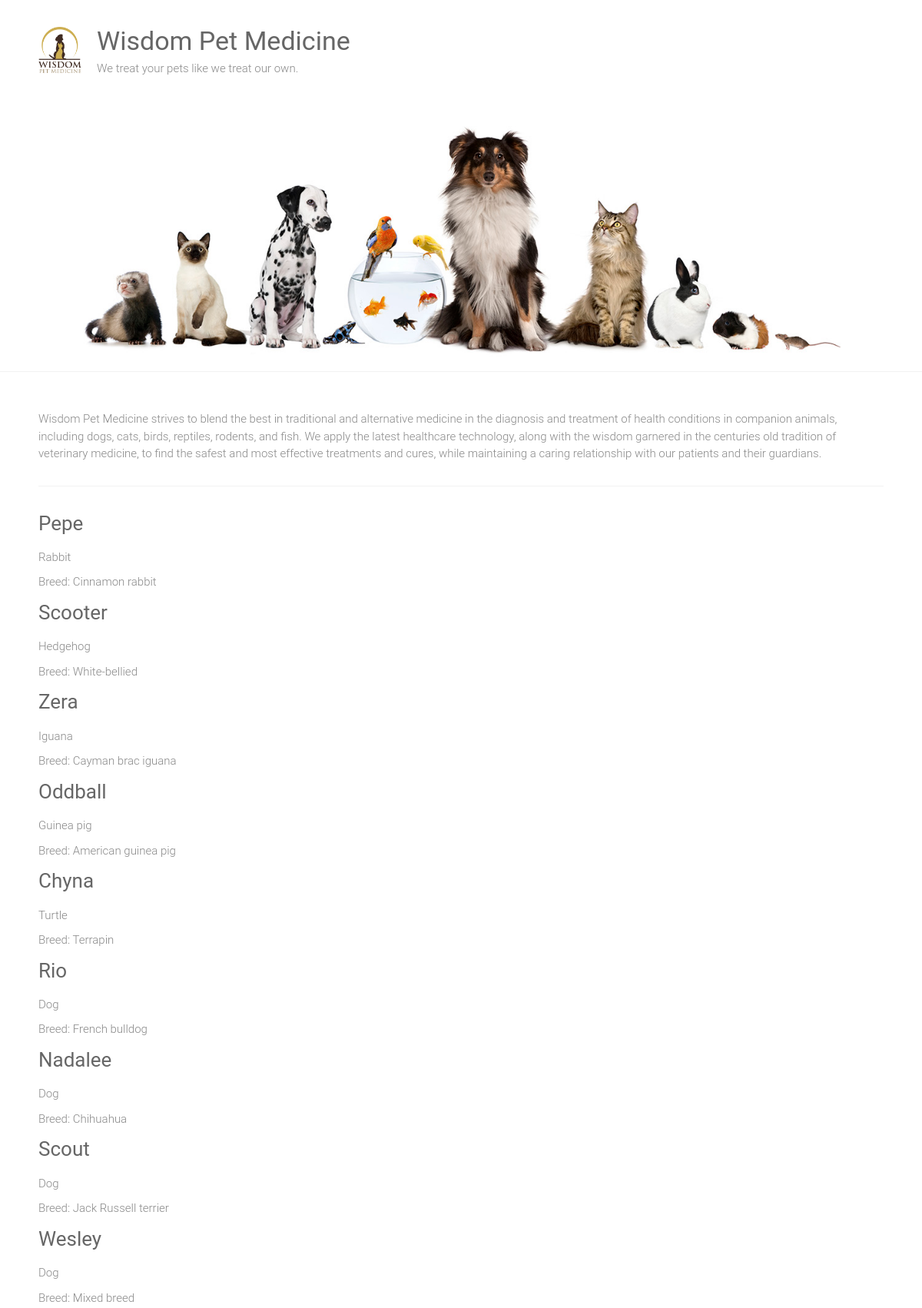
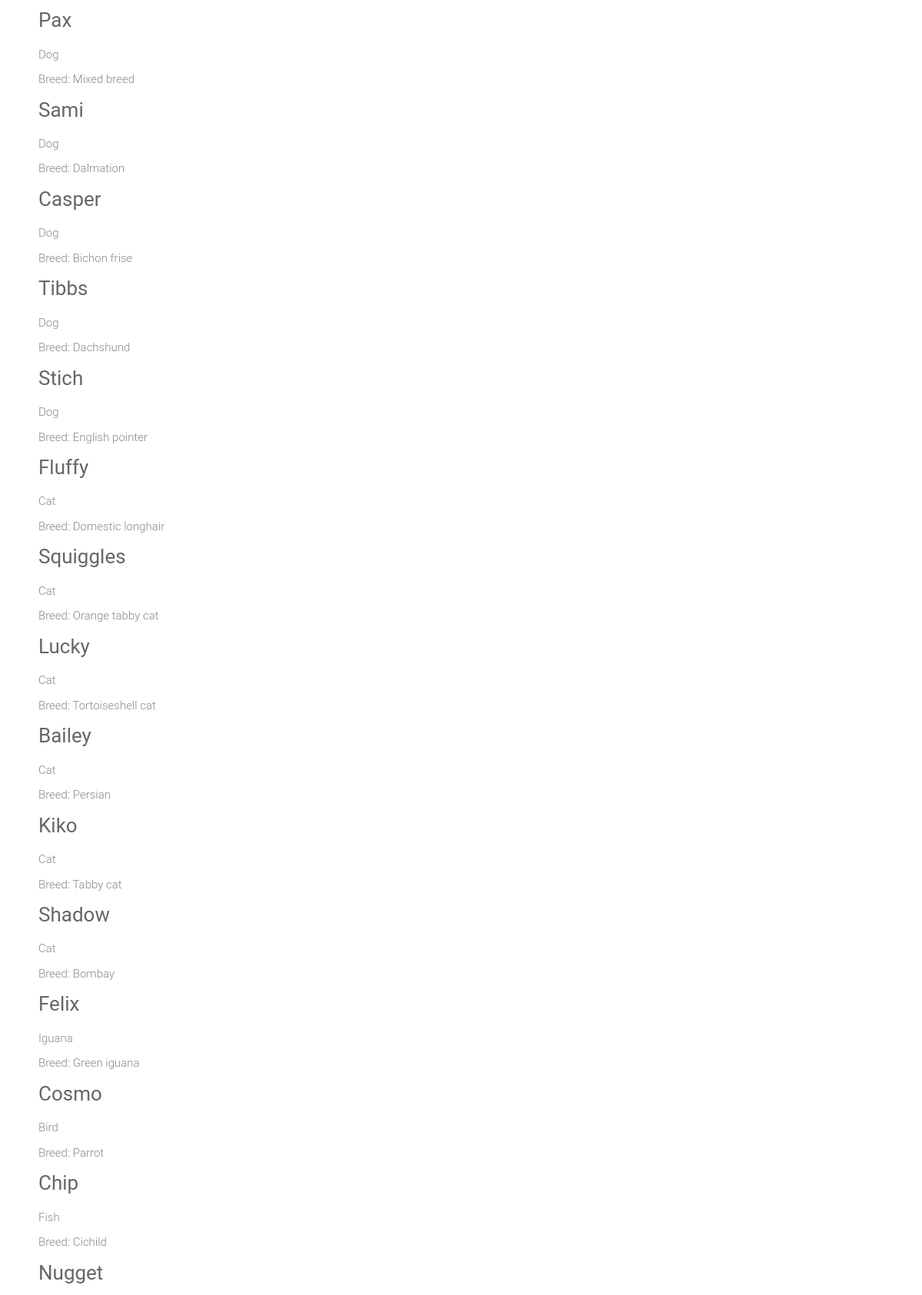
The page / (upper part) on the database its author committed (2 pictures, top to bottom).
### adoptions/models.py (models this page shows)
class Pet(models.Model):
    SEX_CHOICES = [('M', 'Male'), ('F', 'Female')]
    name = models.CharField(max_length=100)
    submitter = models.CharField(max_length=100)
    species = models.CharField(max_length=30)
    breed = models.CharField(max_length=30, blank=True)
    description = models.TextField()
    sex = models.CharField(max_length=1, choices=SEX_CHOICES, blank=True)
    submission_date = models.DateTimeField()
    age = models.IntegerField(null=True)
    vaccinations = models.ManyToManyField('Vaccine', blank=True)

### adoptions/views.py (the view)
# urls.py: path('', views.home, name='home'),
def home(request):
    pets = Pet.objects.all()
    return render(request, 'home.html', {
        'pets': pets,
    })

### adoptions/templates/home.html (shortened to what this page needs)
{% extends "base.html"%}
{%block content%}
<div>
    {% for pet in pets%}
    <div class="petname">
        <a href="{% url 'pet_detail' pet.id %}">
            <h3>{{pet.name|capfirst}}</h3>
        </a>
        <p>{{pet.species}}</p>
        {% if pet.breed %}
            <p>Breed: {{pet.breed}}</p>
        {% endif %}
    </div>
    {% endfor%}
</div>
{%endblock%}

### static/style.css (style rules this page uses)
html, body, div, span, applet, object, iframe, h1, h2, h3, h4, h5, h6, p, blockquote, pre, a, abbr, acronym, address, big, cite, code, del, dfn, em, font, ins, kbd, q, s, samp, small, strike, strong, sub, sup, tt, var, dl, dt, dd, ol, ul, li, fieldset, form, label, legend, table, caption, tbody, tfoot, thead, tr, th, td { border: 0; font: inherit; font-size: 100%; font-style: inherit; font-weight: inherit; margin: 0; outline: 0; padding: 0; vertical-align: baseline; }
html { overflow-y: scroll; -webkit-text-size-adjust: 100%; -ms-text-size-adjust: 100%; }
h1, h2, h3, h4, h5, h6 { color: #666666; line-height: 1.4; padding-bottom: 15px; font-weight: normal; }
h3 { font-size: 26px; }
body, button, input, select, textarea { color: #888888; font-size: 15px; line-height: 1.5; font-family: 'Roboto', sans-serif; font-weight: 300; }
p { color: #888888; font-size: 15px; line-height: 1.5; margin-bottom: 15px; font-weight: 300; }
body { background: #f2f2f2; }
a { color: #80abc8; text-decoration: none; -webkit-transition: 0.25s ease-in-out; -moz-transition: 0.25s ease-in-out; transition: 0.25s ease-in-out; -ms-transition: 0.25s ease-in-out; -o-transition: 0.25s ease-in-out; }
body { padding-top: 30px; padding-bottom: 30px; }
body.wide { padding-top: 0; padding-bottom: 0; }
.single-page p { margin-bottom: 10px; }

### rows shown on the page
Pet: name "Pepe", species "Rabbit", breed "Cinnamon rabbit"
Pet: name "Scooter", species "Hedgehog", breed "White-bellied"
Pet: name "Zera", species "Iguana", breed "Cayman brac iguana"
Pet: name "Oddball", species "Guinea pig", breed "American guinea pig"
Pet: name "Chyna", species "Turtle", breed "Terrapin"
Pet: name "Rio", species "Dog", breed "French bulldog"
Pet: name "Nadalee", species "Dog", breed "Chihuahua"
Pet: name "Scout", species "Dog", breed "Jack Russell terrier"
Pet: name "Wesley", species "Dog", breed "Mixed breed"
Pet: name "Pax", species "Dog", breed "Mixed breed"
Pet: name "Sami", species "Dog", breed "Dalmation"
Pet: name "Casper", species "Dog", breed "Bichon frise"
Pet: name "Tibbs", species "Dog", breed "Dachshund"
Pet: name "Stich", species "Dog", breed "English pointer"
Pet: name "Fluffy", species "Cat", breed "Domestic longhair"
Pet: name "Squiggles", species "Cat", breed "Orange tabby cat"
Pet: name "Lucky", species "Cat", breed "Tortoiseshell cat"
Pet: name "Bailey", species "Cat", breed "Persian"
Pet: name "Kiko", species "Cat", breed "Tabby cat"
Pet: name "Shadow", species "Cat", breed "Bombay"
Pet: name "Felix", species "Iguana", breed "Green iguana"
Pet: name "Cosmo", species "Bird", breed "Parrot"
Pet: name "Chip", species "Fish", breed "Cichild"
Pet: name "Nugget"
